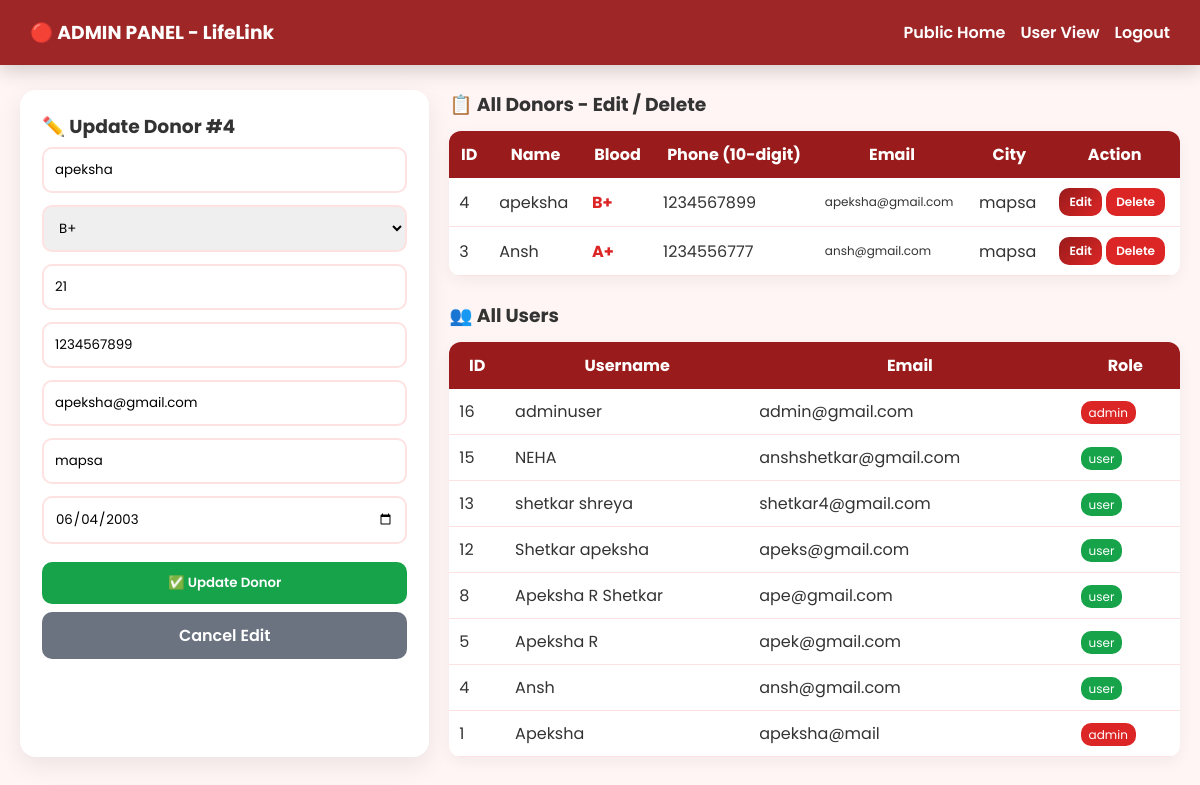
The app's page /admin.php?edit=4 (signed in) with its own data.
### tables this page shows
CREATE TABLE `donors` (
  `id` int(11) NOT NULL,
  `name` varchar(100) NOT NULL,
  `blood_group` varchar(5) NOT NULL,
  `age` int(11) NOT NULL,
  `phone` varchar(15) NOT NULL,
  `email` varchar(100) NOT NULL,
  `address` text NOT NULL,
  `last_donation_date` date DEFAULT NULL,
  `user_id` int(11) DEFAULT NULL,
  `created_at` timestamp NOT NULL DEFAULT current_timestamp()
);

CREATE TABLE `users` (
  `id` int(11) NOT NULL,
  `username` varchar(50) NOT NULL,
  `email` varchar(100) NOT NULL,
  `password` varchar(255) NOT NULL,
  `created_at` timestamp NOT NULL DEFAULT current_timestamp(),
  `role` enum('admin','user') NOT NULL DEFAULT 'user'
);

### admin.php (the view, shortened to what this page needs)
<?php include 'config.php';
$edit=null;
if(isset($_GET['edit'])) $edit=$conn->query("SELECT * FROM donors WHERE id=".(int)$_GET['edit'])->fetch_assoc();
?>
<!DOCTYPE html><html><head><title>Admin Panel - LifeLink</title><meta name="viewport" content="width=device-width, initial-scale=1"><link rel="stylesheet" href="css/style.css"></head><body>
<div class="header"><h3>🔴 ADMIN PANEL - LifeLink</h3><div><a href="index.php">Public Home</a><a href="dashboard.php">User View</a><a href="logout.php">Logout</a></div></div>
<div class="container">
<div style="display:flex;gap:20px;flex-wrap:wrap">
<div class="form-card" style="flex:1;min-width:330px"><h3><?php echo $edit?"✏️ Update Donor #".$edit['id']:"➕ Add New Donor"; ?></h3>
<form method="POST" onsubmit="return validateAdmin(this)">
<input name="name" value="<?php echo $edit['name']??''; ?>" placeholder="Full Name" required>
<select name="bg" required style="margin-top:6px"><option value="">Blood Group</option><?php foreach(['A+','A-','B+','B-','O+','O-','AB+','AB-'] as $b){ $s=($edit && $edit['blood_group']==$b)?'selected':''; echo "<option $s>$b</option>"; } ?></select>
<input name="age" type="number" value="<?php echo $edit['age']??''; ?>" placeholder="Age" required style="margin-top:6px">
<input name="phone" value="<?php echo $edit['phone']??''; ?>" placeholder="Phone - Exactly 10 digits" required pattern="[0-9]{10}" maxlength="10" minlength="10" title="Exactly 10 digits only, e.g. 9876543210" style="margin-top:6px">
<input name="email" value="<?php echo $edit['email']??''; ?>" placeholder="Email - only @gmail.com" required pattern=".*@gmail\.com$" title="Must end with @gmail.com" style="margin-top:6px">
<input name="city" value="<?php echo $edit['address']??''; ?>" placeholder="City (mapsa)" required style="margin-top:6px">
<input name="last" type="date" value="<?php echo $edit['last_donation_date']??''; ?>" style="margin-top:6px">
<button name="<?php echo $edit?'update':'add'; ?>" class="btn" style="width:100%;margin-top:12px;background:<?php echo $edit?'#16a34a':''; ?>"><?php echo $edit?'✅ Update Donor':'➕ Add Donor'; ?></button>
<?php if($edit) echo '<a href="admin.php" class="btn btn-gray" style="width:100%;text-align:center;margin-top:8px">Cancel Edit</a>'; ?>
</form>
</div>
<div style="flex:2;min-width:520px"><h3>📋 All Donors - Edit / Delete</h3>
<table><tr><th>ID</th><th>Name</th><th>Blood</th><th>Phone (10-digit)</th><th>Email</th><th>City</th><th>Action</th></tr>
<?php $r=$conn->query("SELECT * FROM donors ORDER BY id DESC");
while($d=$r->fetch_assoc()){
 echo "<tr><td>{$d['id']}</td><td>{$d['name']}</td><td><b style='color:#dc2626'>{$d['blood_group']}</b></td><td>{$d['phone']}</td><td style='font-size:12px'>{$d['email']}</td><td>{$d['address']}</td><td><a href='admin.php?edit={$d['id']}' class='btn' style='padding:5px 10px;font-size:12px'>Edit</a> <a href='admin.php?delete={$d['id']}' class='btn' style='padding:5px 10px;font-size:12px;background:#dc2626' onclick='return confirm(\"Delete donor {$d['name']}?\")'>Delete</a></td></tr>";
} ?>
</table>
<br><h3>👥 All Users</h3>
<table><tr><th>ID</th><th>Username</th><th>Email</th><th>Role</th></tr>
<?php $u=$conn->query("SELECT id,username,email,role FROM users ORDER BY id DESC");
while($row=$u->fetch_assoc()) echo "<tr><td>{$row['id']}</td><td>{$row['username']}</td><td>{$row['email']}</td><td><span style='background:".($row['role']=='admin'?'#dc2626':'#16a34a').";color:white;padding:3px 8px;border-radius:10px;font-size:12px'>{$row['role']}</span></td></tr>"; ?>
</table>
</div></div></div></body></html>

### css/style.css (style rules this page uses)
* { margin:0;padding:0;box-sizing:border-box;font-family:'Poppins',sans-serif }
body { background:#fff5f5;color:#333 }
.header { background:rgba(153,27,27,0.95);backdrop-filter:blur(10px);color:white;padding:18px 30px;display:flex;justify-content:space-between;align-items:center;position:sticky;top:0;z-index:100;box-shadow:0 4px 20px rgba(0,0,0,0.2) }
.header a { color:white;text-decoration:none;margin-left:15px;font-weight:600;transition:0.3s }
.container { max-width:1200px;margin:25px auto;padding:0 20px }
.btn { background:linear-gradient(135deg,#991b1b,#dc2626);color:white;padding:11px 20px;border:none;border-radius:10px;font-weight:600;cursor:pointer;text-decoration:none;display:inline-block;transition:0.3s }
.btn-gray { background:#6b7280 }
.form-card { background:white;padding:22px;border-radius:16px;box-shadow:0 8px 25px rgba(0,0,0,0.08) }
.form-card input,.form-card select { width:100%;padding:11px;margin:6px 0;border:2px solid #fee2e2;border-radius:10px }
table { width:100%;border-collapse:collapse;margin-top:12px;background:white;border-radius:12px;overflow:hidden;box-shadow:0 5px 15px rgba(0,0,0,0.05) }
th { background:#991b1b;color:white;padding:11px }
td { padding:10px;border-bottom:1px solid #fee2e2 }

### records on screen
donors: id "4", name "apeksha", age "21", phone "1234567899", email "apeksha@gmail.com", city "mapsa", last "06/04/2003", blood_group "B+", address "mapsa"
donors: id "3", name "Ansh", blood_group "A+", phone "1234556777", email "ansh@gmail.com", address "mapsa"
users: id "16", username "adminuser", email "admin@gmail.com", role "admin"
users: id "15", username "NEHA", email "anshshetkar@gmail.com", role "user"
users: id "13", username "shetkar shreya", email "shetkar4@gmail.com", role "user"
users: id "12", username "Shetkar apeksha", email "apeks@gmail.com", role "user"
users: id "8", username "Apeksha R Shetkar", email "ape@gmail.com", role "user"
users: id "5", username "Apeksha R", email "apek@gmail.com", role "user"
users: id "4", username "Ansh", email "ansh@gmail.com", role "user"
users: id "1", username "Apeksha", email "apeksha@mail", role "admin"

### other values on screen
form field bg "B+"
